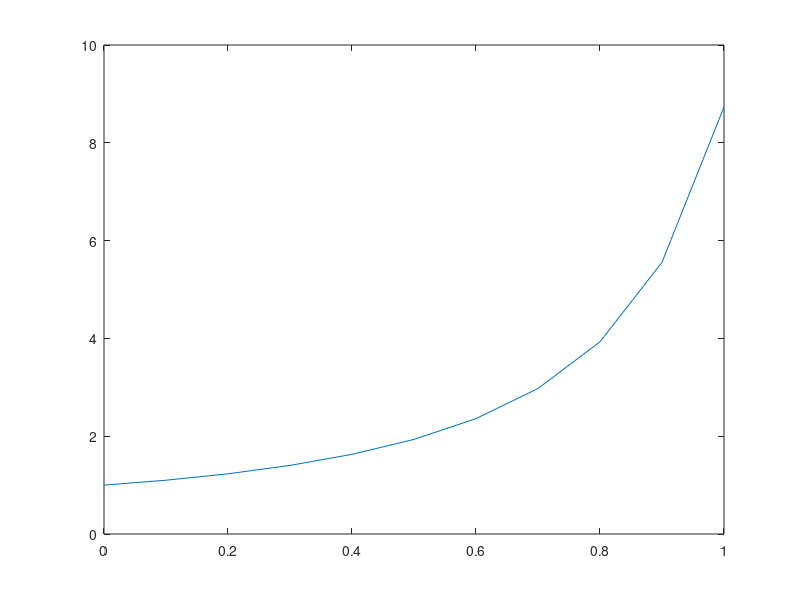

Here is the MATLAB script that generated this plot:
dydt = @(t,y) y*y+t;
y0=1; 
h=0.1;
tspan = [0,1]; 
t_values = tspan(1):h:tspan(2);
y_values = zeros(size(t_values));
y_values(1) = y0;
for i = 1:length(t_values) - 1
    y_values(i + 1) = y_values(i) + h * dydt(t_values(i), y_values(i));
end

figure;
plot(t_values,y_values);